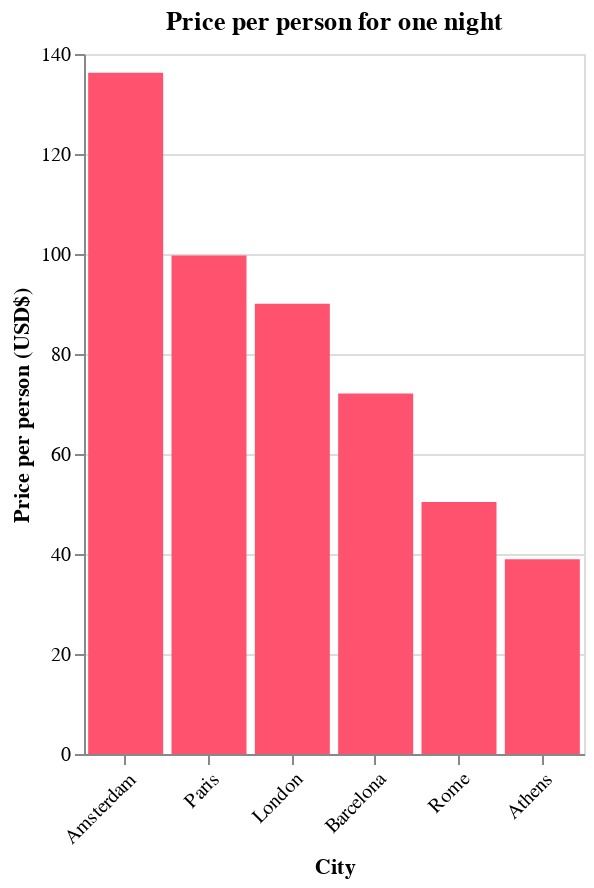

The cell this chart's notebook holds for it:
### Code cell
alt.Chart(df_price_per_person).mark_bar().encode(
    x = alt.X("City", sort="-y", axis=alt.Axis(labelAngle=-45)),
    y = alt.Y("Price per person", axis=alt.Axis(title="Price per person (USD$)")),
    color = alt.value("#ff526e")
).properties(
    width =250,
    height = 350,
    title="Price per person for one night"
)

### Figure 1 — Vega-Lite specification as saved in the notebook (floating-point values rounded to 4 significant figures)
{"config": {"view": {"continuousWidth": 300, "continuousHeight": 300}}, "data": {"name": "data-98d028e738b8e21c3ea862687b4bfe8f"}, "mark": {"type": "bar"}, "encoding": {"color": {"value": "#ff526e"}, "x": {"axis": {"labelAngle": -45}, "field": "City", "sort": "-y", "type": "nominal"}, "y": {"axis": {"title": "Price per person (USD$)"}, "field": "Price per person", "type": "quantitative"}}, "height": 350, "title": "Price per person for one night", "width": 250, "$schema": "https://vega.github.io/schema/vega-lite/v5.6.1.json", "datasets": {"data-98d028e738b8e21c3ea862687b4bfe8f": [{"City": "Amsterdam", "Price per person": 136.3}, {"City": "Paris", "Price per person": 99.7}, {"City": "London", "Price per person": 90.06}, {"City": "Barcelona", "Price per person": 72.1}, {"City": "Rome", "Price per person": 50.4}, {"City": "Athens", "Price per person": 38.97}]}}
